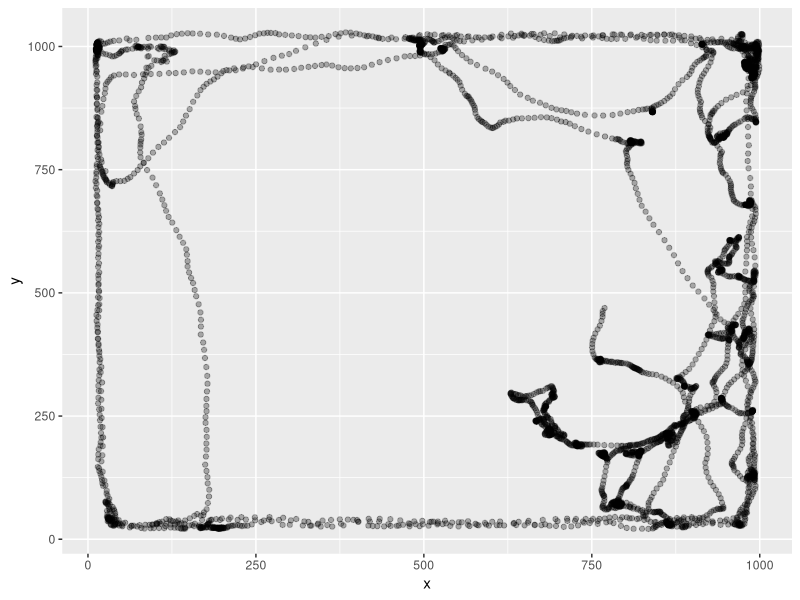
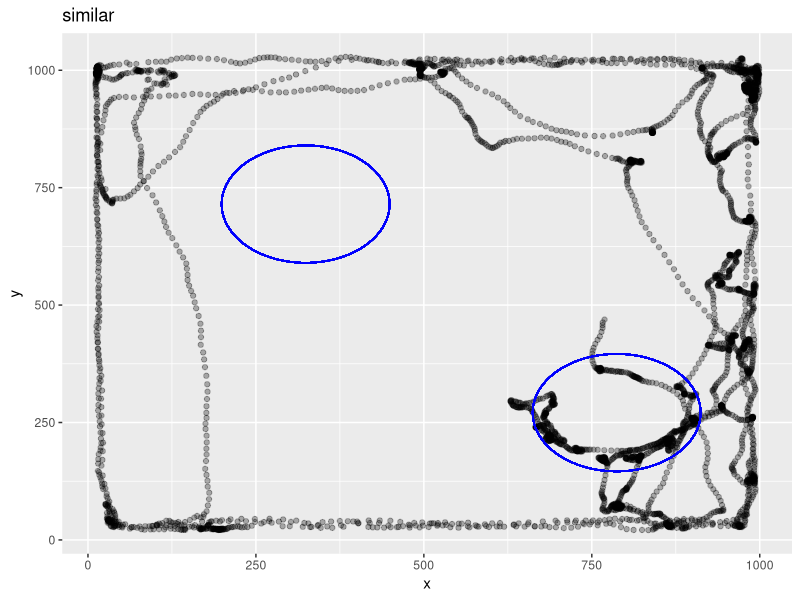
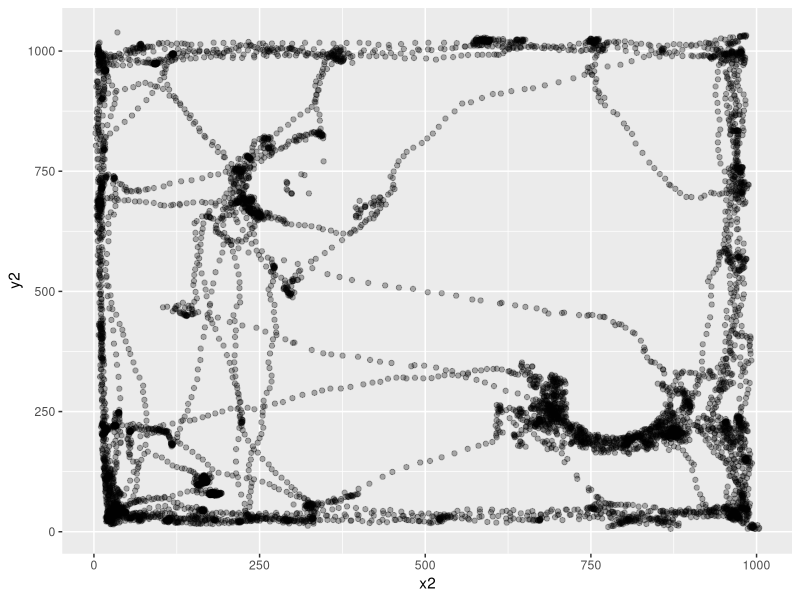

Write the R code that produced these figures, in order. (Note: this script raises an error after producing the figures.)
rm(list = ls())
library(tidyverse)
SimilarLearn <- read_csv("240705_r1569_0_similar_learn.csv")
SimilarLearn <- SimilarLearn %>%
  select(!15:24) %>%
  filter(Value.Item1.Item2>260) %>%
  rename(pixelx = Value.Item1.Item3.X, pixely = Value.Item1.Item3.Y, TimePoint = Value.Item1.Item2) %>%
  select(!1, !14)
x1 <- c(SimilarLearn$pixelx)
y1 <- c(SimilarLearn$pixely)
df1 <- data.frame(x = x1, y = y1)
p1 <- ggplot(df1, aes(x = x, y = y)) +
  geom_point(alpha = 0.3)
p1
library(ggforce)
p1circle <- p1 + geom_circle(aes(x0 = 324, y0 = 715, r = 125), color = "blue")
p1circle <- p1circle + geom_circle(aes(x0 = 787, y0 = 271, r = 125), color = "blue")
p1circle <- p1circle +
  ggtitle("similar")
p1circle
radius <- 125
center_x1 <- 324
center_y1 <- 715
df1$distance <- sqrt((df1$x - center_x1)^2 + (df1$y - center_y1)^2)
points_in_circle1 <- sum(df1$distance <= radius)
print(points_in_circle1)
center_x2 <- 787
center_y2 <- 271
df1$distance1 <- sqrt((df1$x - center_x2)^2 + (df1$y - center_y2)^2)
points_in_circle2 <- sum(df1$distance1 <= radius)
print(points_in_circle2)

BaselineLearn <- read_csv("240705_r1569_1_baseline_learn.csv")
BaselineLearn <- BaselineLearn %>%
  select(!15:24) %>%
  filter(Value.Item1.Item2>260) %>%
  rename(pixelx = Value.Item1.Item3.X, pixely = Value.Item1.Item3.Y, TimePoint = Value.Item1.Item2) %>%
  select(!1, !14)
x2 <- c(BaselineLearn$pixelx)
y2 <- c(BaselineLearn$pixely)
df2 <- data.frame(x = x2, y = y2)
p2 <- ggplot(df2, aes(x = x2, y = y2)) +
  geom_point(alpha = 0.3)
p2
p2circle <- p2 + geom_circle(aes(x0 = 324, y0 = 710, r = 125), color = "red")
p2circle <- p2circle + geom_circle(aes(x0 = 788, y0 = 266, r = 125), color = "red")
p2circle <- p2circle +
  ggtitle("baseline")
p2circle
radius <- 125
center_x1 <- 324
center_y1 <- 710
df2$distance <- sqrt((df2$x - center_x1)^2 + (df2$y - center_y1)^2)
points_in_circle2 <- sum(df2$distance <= radius)
print(points_in_circle2)
center_x2 <- 788
center_y2 <- 266
df2$distance1 <- sqrt((df2$x - center_x2)^2 + (df2$y - center_y2)^2)
points_in_circle2 <- sum(df2$distance1 <= radius)
print(points_in_circle2)

BaselineTest <- read_csv("240705_r1569_2_baseline_test.csv")
BaselineTest <- BaselineTest %>%
  select(!15:24) %>%
  filter(Value.Item1.Item2>260) %>%
  rename(pixelx = Value.Item1.Item3.X, pixely = Value.Item1.Item3.Y, TimePoint = Value.Item1.Item2) %>%
  select(!1, !14)
x3 <- c(BaselineTest$pixelx)
y3 <- c(BaselineTest$pixely)
df3 <- data.frame(x = x3, y = y3)
p3 <- ggplot(df3, aes(x = x3, y = y3)) +
  geom_point(alpha = 0.3)
p3
p3circle <- p3 + geom_circle(aes(x0 = 324, y0 = 705, r = 125), color = "red")
p3circle <- p3circle + geom_circle(aes(x0 = 788, y0 = 271, r = 125), color = "blue")
p3circle <- p3circle +
  ggtitle("baseline")
p3circle
radius <- 125
center_x3 <- 324
center_y3 <- 705
df3$distance <- sqrt((df3$x - center_x3)^2 + (df3$y - center_y3)^2)
points_in_circle3 <- sum(df3$distance <= radius)
print(points_in_circle3)
center_x3 <- 788
center_y3 <- 271
df3$distance1 <- sqrt((df3$x - center_x3)^2 + (df3$y - center_y3)^2)
points_in_circle3 <- sum(df1$distance1 <= radius)
print(points_in_circle3)

BaselineLearn1 <- read_csv("240705_r1569_3_baseline_learn.csv")
BaselineLearn1 <- BaselineLearn1 %>%
  select(!15:24) %>%
  filter(Value.Item1.Item2>260) %>%
  rename(pixelx = Value.Item1.Item3.X, pixely = Value.Item1.Item3.Y, TimePoint = Value.Item1.Item2) %>%
  select(!1, !14)
x4 <- c(BaselineLearn1$pixelx)
y4 <- c(BaselineLearn1$pixely)
df4 <- data.frame(x = x4, y = y4)
p4 <- ggplot(df4, aes(x = x4, y = y4)) +
  geom_point(alpha = 0.3)
p4
p4circle <- p4 + geom_circle(aes(x0 = 319, y0 = 705, r = 125), color = "green")
p4circle <- p4circle + geom_circle(aes(x0 = 793, y0 = 266, r = 125), color = "green")
p4circle <- p4circle +
  ggtitle("baseline")
p4circle
radius <- 125
center_x4 <- 319
center_y4 <- 705
df4$distance <- sqrt((df4$x - center_x4)^2 + (df4$y - center_y4)^2)
points_in_circle4 <- sum(df4$distance <= radius)
print(points_in_circle4)
center_x4 <- 793
center_y4 <- 266
df4$distance1 <- sqrt((df4$x - center_x4)^2 + (df4$y - center_y4)^2)
points_in_circle4 <- sum(df4$distance1 <= radius)
print(points_in_circle4)

DifferentLearn <- read_csv("240705_r1569_4_different_learn.csv")
DifferentLearn <- DifferentLearn %>%
  select(!15:24) %>%
  filter(Value.Item1.Item2>260) %>%
  rename(pixelx = Value.Item1.Item3.X, pixely = Value.Item1.Item3.Y, TimePoint = Value.Item1.Item2) %>%
  select(!1, !14)
x5 <- c(DifferentLearn$pixelx)
y5 <- c(DifferentLearn$pixely)
df5 <- data.frame(x = x5, y = y5)
p5 <- ggplot(df5, aes(x = x5, y = y5)) +
  geom_point(alpha = 0.3)
p5
p5circle <- p5 + geom_circle(aes(x0 = 452, y0 = 989, r = 125), color = "purple")
p5circle <- p5circle + geom_circle(aes(x0 = 1030, y0 = 452, r = 125), color = "purple")
p5circle <- p5circle +
  ggtitle("different")
p5circle
radius <- 125
center_x5 <- 452
center_y5 <- 989
df5$distance <- sqrt((df5$x - center_x5)^2 + (df5$y - center_y5)^2)
points_in_circle5 <- sum(df5$distance <= radius)
print(points_in_circle5)
center_x6 <- 1030
center_y6 <- 452
df5$distance1 <- sqrt((df5$x - center_x6)^2 + (df5$y - center_y6)^2)
points_in_circle6 <- sum(df5$distance1 <= radius)
print(points_in_circle6)

DifferentTest <- read_csv("240705_r1569_5_different_test.csv")
DifferentTest <- DifferentTest %>%
  select(!15:24) %>%
  filter(Value.Item1.Item2>260) %>%
  rename(pixelx = Value.Item1.Item3.X, pixely = Value.Item1.Item3.Y, TimePoint = Value.Item1.Item2) %>%
  select(!1, !14)
x6 <- c(DifferentTest$pixelx)
y6 <- c(DifferentTest$pixely)
df6 <- data.frame(x = x6, y = y6)
p6 <- ggplot(df6, aes(x = x6, y = y6)) +
  geom_point(alpha = 0.3)
p6
p6circle <- p6 + geom_circle(aes(x0 = 452, y0 = 989, r = 125), color = "purple")
p6circle <- p6circle + geom_circle(aes(x0 = 1035, y0 = 452, r = 125), color = "green")
p6circle <- p6circle +
  ggtitle("different")
p6circle
radius <- 125
center_x6 <- 452
center_y6 <- 989
df6$distance <- sqrt((df6$x - center_x6)^2 + (df6$y - center_y6)^2)
points_in_circle6 <- sum(df6$distance <= radius)
print(points_in_circle6)
center_x6 <- 1030
center_y6 <- 452
df6$distance1 <- sqrt((df6$x - center_x6)^2 + (df6$y - center_y6)^2)
points_in_circle6 <- sum(df6$distance1 <= radius)
print(points_in_circle6)
library(gridExtra)
grid.arrange(p1circle, p2circle, p3circle, p4circle, p5circle, p6circle, nrow = 2, ncol = 3)
